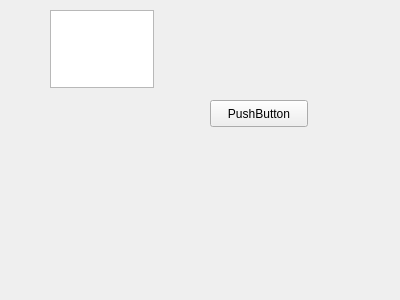
<?xml version="1.0" encoding="UTF-8"?>
<ui version="4.0">
 <class>MainWindow</class>
 <widget class="QMainWindow" name="MainWindow">
  <property name="geometry">
   <rect>
    <x>0</x>
    <y>0</y>
    <width>400</width>
    <height>300</height>
   </rect>
  </property>
  <property name="windowTitle">
   <string>MainWindow</string>
  </property>
  <widget class="QWidget" name="centralWidget">
   <property name="minimumSize">
    <size>
     <width>400</width>
     <height>0</height>
    </size>
   </property>
   <widget class="QTextEdit" name="textEdit">
    <property name="geometry">
     <rect>
      <x>50</x>
      <y>10</y>
      <width>104</width>
      <height>78</height>
     </rect>
    </property>
   </widget>
   <widget class="QPushButton" name="pushButton">
    <property name="geometry">
     <rect>
      <x>210</x>
      <y>100</y>
      <width>98</width>
      <height>27</height>
     </rect>
    </property>
    <property name="text">
     <string>PushButton</string>
    </property>
   </widget>
  </widget>
 </widget>
 <layoutdefault spacing="6" margin="11"/>
 <resources/>
 <connections/>
</ui>
